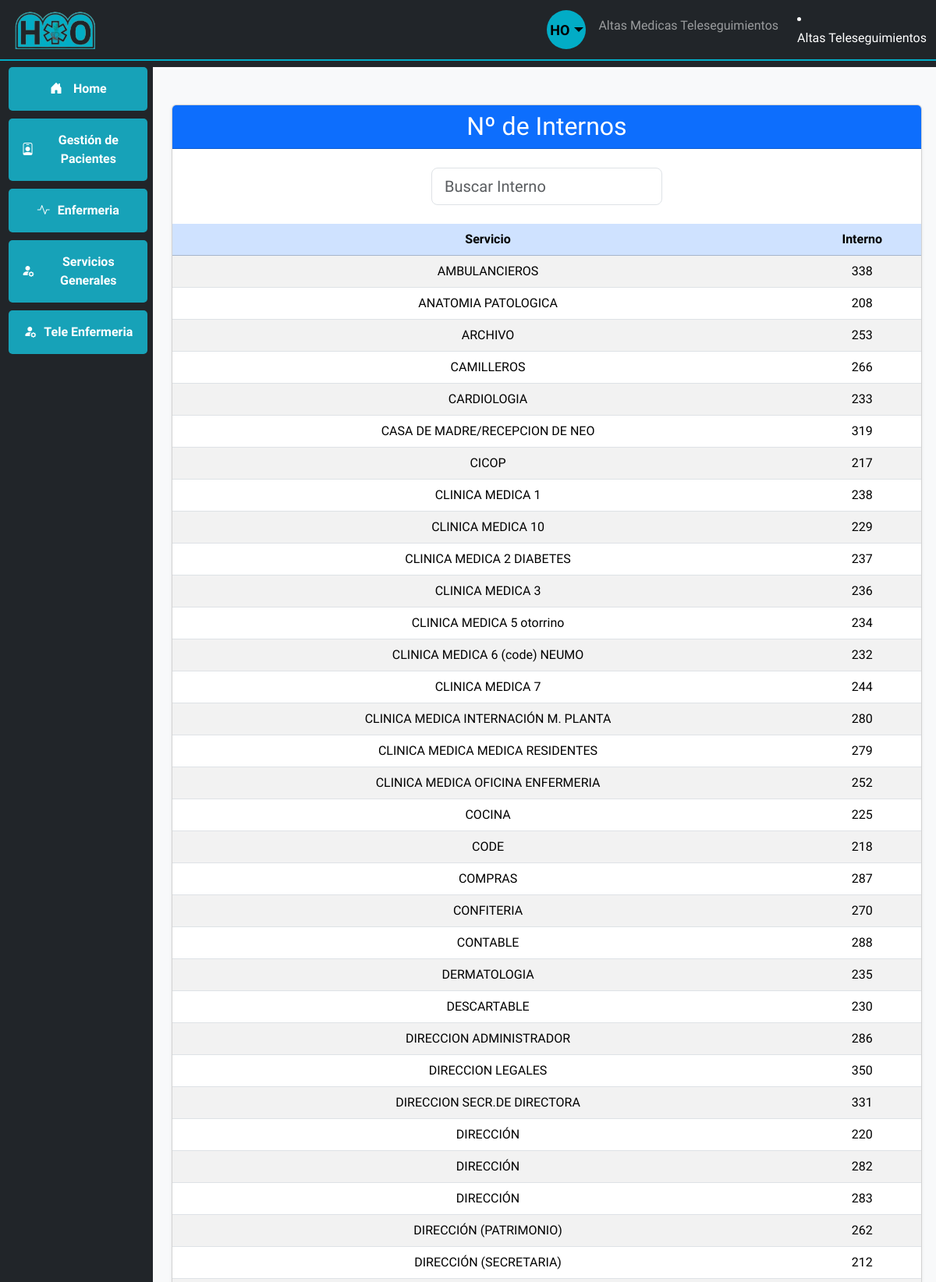
The page /internos/ (upper part) on the database its author committed.
### internos/models.py (models this page shows)
class Interno(models.Model):
    servicio = models.CharField(max_length=100)
    interno = models.CharField(max_length=100)

### internos/views.py (the view)
# urls.py: path('internos/', views.ver_interno, name='internos'),
def ver_interno(request):
    internos = Interno.objects.all().order_by('servicio')
    form = InternoForm()
    context = {
        'internos': internos,
        'form' : form,
        }
    return render(request, 'internos.html',context)

### internos/forms.py
class InternoForm(forms.ModelForm):
    class Meta:
        model = Interno
        fields = '__all__'

### internos/templates/internos.html (shortened to what this page needs)
{% extends 'base.html' %} {% block main_content %}
<div class="card mt-4 shadow-sm">
  <h2 class="card-header bg-primary text-white">Nº de Internos</h2>
  <form>
    <div class="col-md-4 mt-4 mb-4 container">
      <input
        type="search"
        id="buscador"
        class="form-control form-control-lg"
        placeholder="Buscar Interno"
        required
      />
    </div>
  </form>
  <table class="table table-striped container">
    <thead>
      <thead>
        <tr class="table-primary">
          <th>Servicio</th>
          <th>Interno</th>
        </tr>
      </thead>
    </thead>
    <tbody>
      {% for interno in internos %}
      <tr>
        <td>{{ interno.servicio }}</td>
        <td>{{ interno.interno }}</td>
      </tr>
      {% endfor %}
    </tbody>
  </table>
</div>
</div>
</div>
{% endblock %}

### static/css/style.css (style rules this page uses)
html, body { height: 100%; margin: 0.2rem; font-family: "Roboto Condensed", sans-serif; }
body { display: flex; flex-direction: column; }

### rows shown on the page
Interno: servicio "AMBULANCIEROS", interno "338"
Interno: servicio "ANATOMIA PATOLOGICA", interno "208"
Interno: servicio "ARCHIVO", interno "253"
Interno: servicio "CAMILLEROS", interno "266"
Interno: servicio "CARDIOLOGIA", interno "233"
Interno: servicio "CASA DE MADRE/RECEPCION DE NEO", interno "319"
Interno: servicio "CICOP", interno "217"
Interno: servicio "CLINICA MEDICA 1", interno "238"
Interno: servicio "CLINICA MEDICA 10", interno "229"
Interno: servicio "CLINICA MEDICA 2 DIABETES", interno "237"
Interno: servicio "CLINICA MEDICA 3", interno "236"
Interno: servicio "CLINICA MEDICA 5 otorrino", interno "234"
Interno: servicio "CLINICA MEDICA 6 (code) NEUMO", interno "232"
Interno: servicio "CLINICA MEDICA 7", interno "244"
Interno: servicio "CLINICA MEDICA INTERNACIÓN M. PLANTA", interno "280"
Interno: servicio "CLINICA MEDICA MEDICA RESIDENTES", interno "279"
Interno: servicio "CLINICA MEDICA OFICINA ENFERMERIA", interno "252"
Interno: servicio "COCINA", interno "225"
Interno: servicio "CODE", interno "218"
Interno: servicio "COMPRAS", interno "287"
Interno: servicio "CONFITERIA", interno "270"
Interno: servicio "CONTABLE", interno "288"
Interno: servicio "DERMATOLOGIA", interno "235"
Interno: servicio "DESCARTABLE", interno "230"
Interno: servicio "DIRECCION ADMINISTRADOR", interno "286"
Interno: servicio "DIRECCION LEGALES", interno "350"
Interno: servicio "DIRECCION SECR.DE DIRECTORA", interno "331"
Interno: servicio "DIRECCIÓN", interno "220"
Interno: servicio "DIRECCIÓN", interno "282"
Interno: servicio "DIRECCIÓN", interno "283"
Interno: servicio "DIRECCIÓN (PATRIMONIO)", interno "262"
Interno: servicio "DIRECCIÓN (SECRETARIA)", interno "212"
